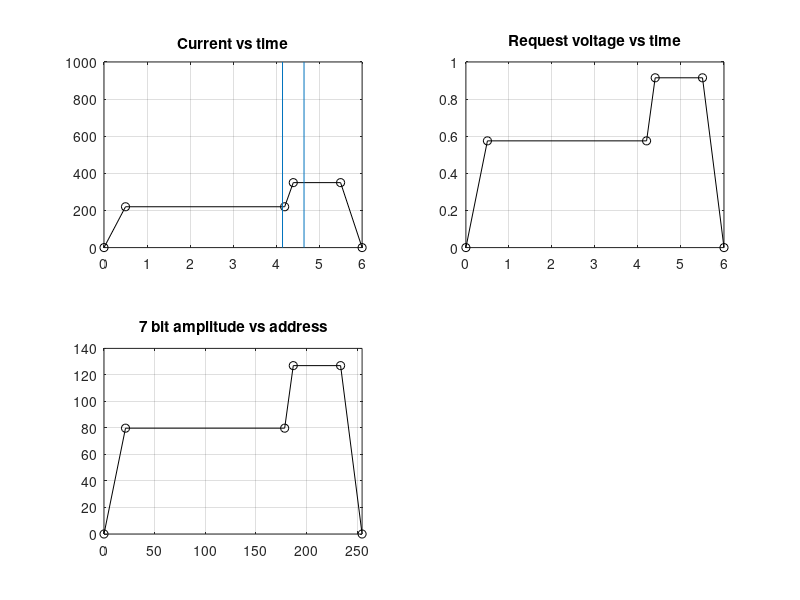

Reproduce this figure in MATLAB.
% Programming the Wavetek SG
% clear all
% close all

RFpulseLength = 0.5;
RFStart = 4.15;
RFEnd = RFStart + RFpulseLength;

Ymax = 127;
Ymin = 0  ;

Xmin = 0  ;
Xmax = 255;

Ical = 382.6; % [A/V]

CurrentProgram = 9;

switch CurrentProgram
    case 8 
        I = [0,220 ,220 ,220  ,220  ,0];
        t = [0,0.5 ,4.2 ,4.4  ,5.5  ,6];
    case 9
        I = [0,220 ,220 ,350  ,350  ,0];
        t = [0,0.5 ,4.2 ,4.4  ,5.5  ,6];
    case 10
        I = [0,220 ,220 ,400  ,400  ,0];
        t = [0,0.5 ,4.2 ,4.4  ,5.5  ,6];
    case 11
        I = [0,220 ,220 ,440  ,440  ,0];
        t = [0,0.5 ,4.2 ,4.4  ,5.5  ,6];
    case 12
        I = [0,250 ,250 ,500  ,500  ,0];
        t = [0,0.5 ,4.2 ,4.4  ,5.5  ,6];
end

% Convert the desired current to voltge request level:
V = I/Ical;

% Convert request voltage and time to bits:
Y = V*(Ymax/max(V));
X = t*(Xmax/max(t));

% Plot data
figure
subplot(2,2,1)
hold on
plot(t,I,'ko-')
line([RFStart,RFStart],[0,1e3])
line([RFEnd,RFEnd],[0,1e3])
box on
title('Current vs time')
grid on

subplot(2,2,2)
plot(t,V,'ko-')
box on
title('Request voltage vs time')
grid on

subplot(2,2,3)
plot(X,Y,'ko-')
title('7 bit amplitude vs address')
xlim([Xmin,Xmax])
grid on

set(gcf,'color','w','Position',[600  60  500  550])
